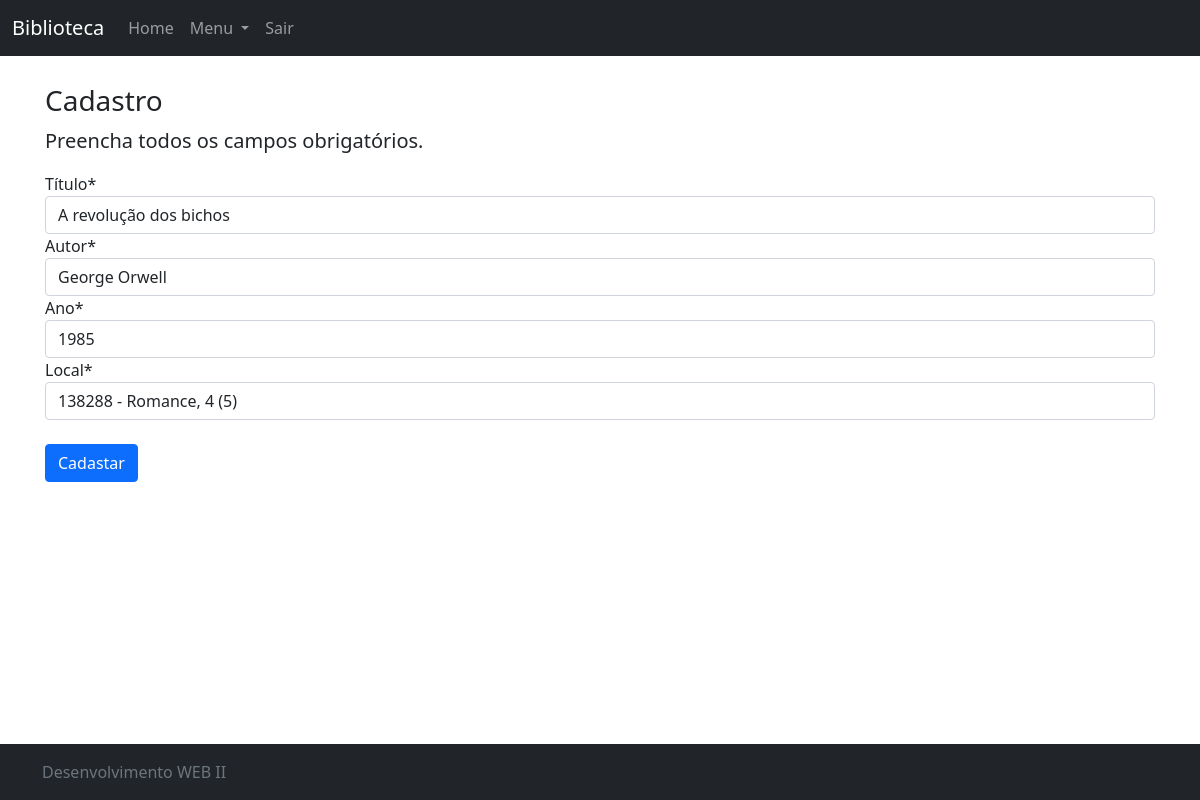
Screenshot of /editar/livro/2/ (signed in) with the database file from the repository.
### Cadastro/models.py (models this page shows, shortened)
class Livro(models.Model):
    local = models.ForeignKey(Local, on_delete=models.PROTECT)
    titulo = models.CharField(max_length=80, verbose_name="Título")
    autor = models.CharField(max_length=50)
    ano = models.IntegerField()

### Cadastro/views.py (the view)
# urls.py: path('editar/livro/<int:pk>/', LivroUpdate.as_view(), name='editar-livro'),
class LivroUpdate(LoginRequiredMixin, UpdateView):
    login_url = reverse_lazy('login')
    model = Livro
    fields = ['titulo', 'autor', 'ano', 'local']
    template_name = 'Cadastro/form.html'
    success_url = reverse_lazy('home')

### Cadastro/models.py (called while the page is built)
    def __str__(self):
        return "{} - {}, {} ({})".format(self.codigo, self.descricao, self.corredor, self.estante)

### Cadastro/templates/Cadastro/form.html (shortened to what this page needs)
{% extends 'Pages/modelo.html' %}
{% load static %}
{% block conteudo %}
{% load crispy_forms_tags %}
    <h3>Cadastro</h3>
    <p class = "lead">
        Preencha todos os campos obrigatórios.
    </p>
    <form action="" method="POST">
        {{ form|crispy }}
        <br>
        <button type="submit" class="btn btn-primary">Cadastar</button>
        <br>
    </form>
{% endblock %}

### static/css/style.css (style rules this page uses)
body { background-color: white; }

### rows the page displays
Livro: titulo "A revolução dos bichos", autor "George Orwell", ano "1985", local "138288 - Romance, 4 (5)"
